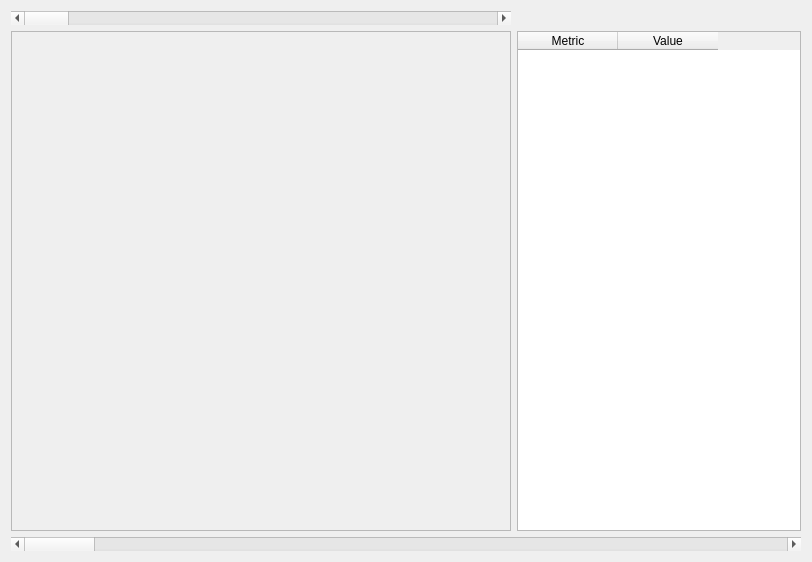
<?xml version="1.0" encoding="UTF-8"?>
<ui version="4.0">
 <class>Form</class>
 <widget class="QWidget" name="Form">
  <property name="geometry">
   <rect>
    <x>0</x>
    <y>0</y>
    <width>812</width>
    <height>552</height>
   </rect>
  </property>
  <property name="windowTitle">
   <string>Draw scenario with metrics</string>
  </property>
  <layout class="QGridLayout" name="gridLayout">
   <item row="1" column="0">
    <widget class="QFrame" name="scenario_frame">
     <property name="minimumSize">
      <size>
       <width>500</width>
       <height>500</height>
      </size>
     </property>
     <property name="frameShape">
      <enum>QFrame::StyledPanel</enum>
     </property>
     <property name="frameShadow">
      <enum>QFrame::Raised</enum>
     </property>
    </widget>
   </item>
   <item row="1" column="1">
    <widget class="QTableWidget" name="metrics_table">
     <column>
      <property name="text">
       <string>Metric</string>
      </property>
     </column>
     <column>
      <property name="text">
       <string>Value</string>
      </property>
     </column>
    </widget>
   </item>
   <item row="2" column="0" colspan="2">
    <widget class="QScrollBar" name="frame_scrollbar">
     <property name="orientation">
      <enum>Qt::Horizontal</enum>
     </property>
    </widget>
   </item>
   <item row="0" column="0">
    <widget class="QScrollBar" name="trajectory_scrollbar">
     <property name="orientation">
      <enum>Qt::Horizontal</enum>
     </property>
    </widget>
   </item>
  </layout>
 </widget>
 <resources/>
 <connections/>
</ui>
